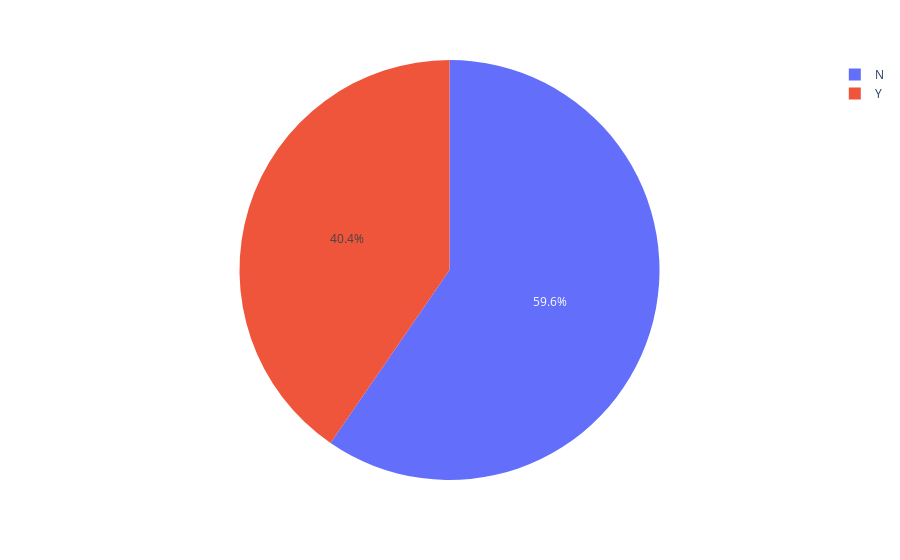

Source (notebook cell):
### Code cell
# variável categorícas do tipo Dummie recomenda-se um gráfico de setor.
px.pie(dados, 'ExerciseAngina')

### Figure 1 — Plotly figure (JSON) as saved in the notebook; plotly's stock layout.template omitted (floating-point values rounded to 4 significant figures; data arrays with more than 128 entries replaced by an {"elided": "..."} marker saying what was removed)
{"data": [{"domain": {"x": [0, 1], "y": [0, 1]}, "hovertemplate": "ExerciseAngina=%{label}<extra></extra>", "labels": {"elided": "918 str values"}, "legendgroup": "", "name": "", "showlegend": true, "type": "pie"}], "layout": {"autosize": true, "legend": {"tracegroupgap": 0}, "margin": {"t": 60}}}
